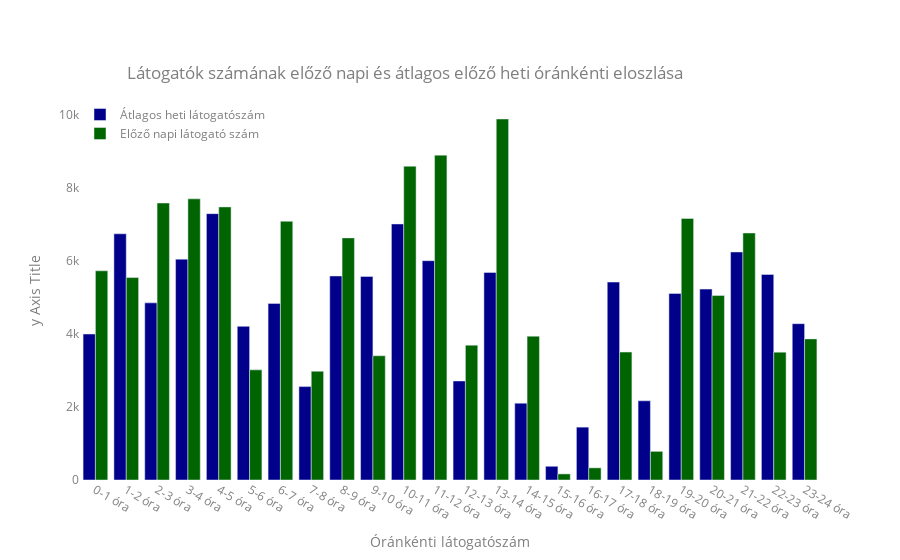

This figure's notebook cell:
### Code cell
figure1 = go.Figure(
    data=[
        go.Bar(
            name="Átlagos heti látogatószám",
            x=gdf_combined_aggregated_filtered["Vérmezõ"].index,
            y=gdf_combined_aggregated_filtered["Vérmezõ"],
            marker_color='darkblue'
        ),
        go.Bar(
            name="Előző napi látogató szám",
            x=gdf_combined_filtered["Vérmezõ"].index,
            y=gdf_combined_filtered["Vérmezõ"],
            marker_color='darkgreen'
        ),
    ]
)

figure1.update_layout(
    title={'text':"Látogatók számának előző napi és átlagos előző heti óránkénti eloszlása",'y':0.88,
        'x':0.45,
           'xanchor': 'center'},
    xaxis_title="Óránkénti látogatószám",
    yaxis_title="y Axis Title",
    font=dict(
        #family="Courier New, monospace",
        size=12,
        color="#7f7f7f"
    ),
    plot_bgcolor='rgba(0,0,0,0)',
    legend=dict(
        x=0,
        y=1,)
)

### Figure 1 — Plotly figure (JSON) as saved in the notebook; plotly's stock layout.template omitted (floating-point values rounded to 4 significant figures)
{"data": [{"marker": {"color": "darkblue"}, "name": "Átlagos heti látogatószám", "type": "bar", "x": ["0-1 óra", "1-2 óra", "2-3 óra", "3-4 óra", "4-5 óra", "5-6 óra", "6-7 óra", "7-8 óra", "8-9 óra", "9-10 óra", "10-11 óra", "11-12 óra", "12-13 óra", "13-14 óra", "14-15 óra", "15-16 óra", "16-17 óra", "17-18 óra", "18-19 óra", "19-20 óra", "20-21 óra", "21-22 óra", "22-23 óra", "23-24 óra"], "y": [4001, 6748, 4855, 6054, 7301, 4211, 4841, 2560, 5592, 5579, 7018, 6011, 2714, 5688, 2106, 376, 1449, 5425, 2171, 5114, 5232, 6250, 5634, 4285]}, {"marker": {"color": "darkgreen"}, "name": "Előző napi látogató szám", "type": "bar", "x": ["0-1 óra", "1-2 óra", "2-3 óra", "3-4 óra", "4-5 óra", "5-6 óra", "6-7 óra", "7-8 óra", "8-9 óra", "9-10 óra", "10-11 óra", "11-12 óra", "12-13 óra", "13-14 óra", "14-15 óra", "15-16 óra", "16-17 óra", "17-18 óra", "18-19 óra", "19-20 óra", "20-21 óra", "21-22 óra", "22-23 óra", "23-24 óra"], "y": [5734, 5548, 7592, 7706, 7485, 3019, 7091, 2980, 6636, 3405, 8601, 8904, 3696, 9895, 3942, 167, 333, 3506, 785, 7168, 5056, 6770, 3505, 3868]}], "layout": {"font": {"color": "#7f7f7f", "size": 12}, "legend": {"x": 0, "y": 1}, "plot_bgcolor": "rgba(0,0,0,0)", "title": {"text": "Látogatók számának előző napi és átlagos előző heti óránkénti eloszlása", "x": 0.45, "xanchor": "center", "y": 0.88}, "xaxis": {"title": {"text": "Óránkénti látogatószám"}}, "yaxis": {"title": {"text": "y Axis Title"}}}}
